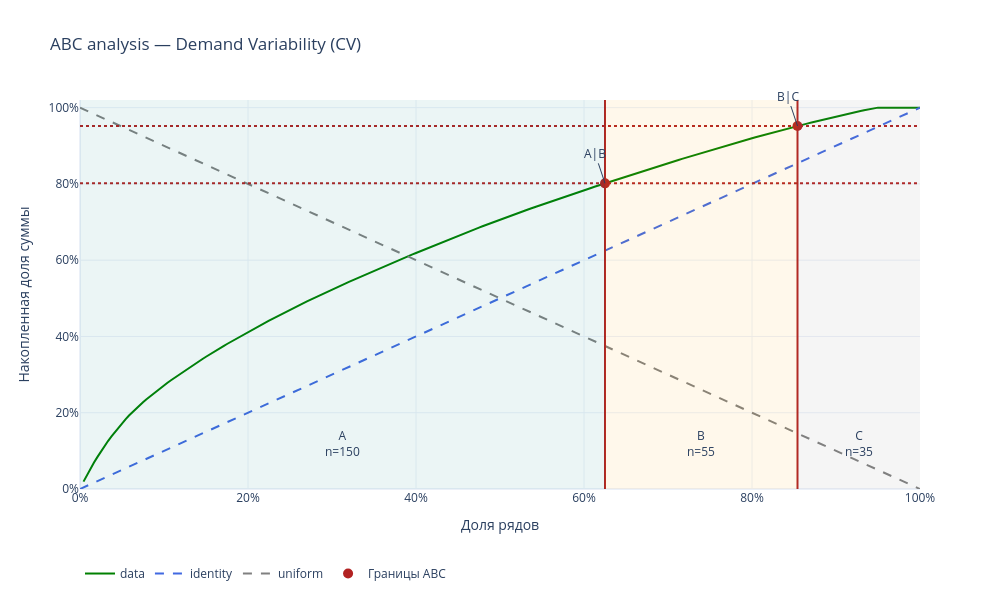

Source (notebook cell):
### Code cell
# 1.2

g = ts_retail.groupby(ts_id_columns)['demand']

mean_d = g.mean()
std_d  = g.std(ddof=0)

ts_cv_values = (std_d / mean_d.replace(0, np.nan)).replace([np.inf, -np.inf], np.nan).fillna(0)

# ABC-анализ + график
abc_var = abc_analysis(
    ts_cv_values.values,
    True,
    plot=True,
    title="ABC analysis — Demand Variability (CV)"
)

demand_var = ts_cv_values.reset_index(name='demand_cv')

# присваиваем группы A/B/C
demand_var['variability_group'] = 'C'
demand_var.loc[abc_var['A'], 'variability_group'] = 'A'
demand_var.loc[abc_var['B'], 'variability_group'] = 'B'


# присоединяем к исходным данным
ts_retail = ts_retail.merge(
    demand_var[ts_id_columns + ['demand_cv', 'variability_group']],
    on=ts_id_columns,
    how='left'
)

display(demand_var.head())
print(demand_var['variability_group'].value_counts())

### Figure 1 — Plotly figure (JSON) as saved in the notebook; plotly's stock layout.template omitted (floating-point values rounded to 4 significant figures; data arrays with more than 128 entries replaced by an {"elided": "..."} marker saying what was removed)
{"data": [{"line": {"color": "green"}, "mode": "lines", "name": "data", "type": "scatter", "x": {"elided": "240 float values"}, "y": {"elided": "240 float values"}}, {"line": {"color": "royalblue", "dash": "dash"}, "mode": "lines", "name": "identity", "type": "scatter", "x": [0, 1], "y": [0, 1]}, {"line": {"color": "gray", "dash": "dash"}, "mode": "lines", "name": "uniform", "type": "scatter", "x": [0, 1], "y": [1, 0]}, {"marker": {"color": "firebrick", "size": 10}, "mode": "markers", "name": "Границы ABC", "type": "scatter", "x": [0.625, 0.8542], "y": [0.8015, 0.9518]}], "layout": {"annotations": [{"ay": -30, "showarrow": true, "text": "A|B", "x": 0.625, "y": 0.8015}, {"ay": -30, "showarrow": true, "text": "B|C", "x": 0.8542, "y": 0.9518}, {"showarrow": false, "text": "A<br>n=150", "x": 0.3125, "y": 0.12}, {"showarrow": false, "text": "B<br>n=55", "x": 0.7396, "y": 0.12}, {"showarrow": false, "text": "C<br>n=35", "x": 0.9271, "y": 0.12}], "height": 600, "legend": {"orientation": "h", "y": -0.18}, "shapes": [{"line": {"color": "firebrick"}, "type": "line", "x0": 0.625, "x1": 0.625, "xref": "x", "y0": 0, "y1": 1, "yref": "y domain"}, {"line": {"color": "firebrick", "dash": "dot"}, "type": "line", "x0": 0, "x1": 1, "xref": "x domain", "y0": 0.8015, "y1": 0.8015, "yref": "y"}, {"line": {"color": "firebrick"}, "type": "line", "x0": 0.8542, "x1": 0.8542, "xref": "x", "y0": 0, "y1": 1, "yref": "y domain"}, {"line": {"color": "firebrick", "dash": "dot"}, "type": "line", "x0": 0, "x1": 1, "xref": "x domain", "y0": 0.9518, "y1": 0.9518, "yref": "y"}, {"fillcolor": "teal", "line": {"width": 0}, "opacity": 0.08, "type": "rect", "x0": 0, "x1": 0.625, "xref": "x", "y0": 0, "y1": 1, "yref": "y domain"}, {"fillcolor": "orange", "line": {"width": 0}, "opacity": 0.08, "type": "rect", "x0": 0.625, "x1": 0.8542, "xref": "x", "y0": 0, "y1": 1, "yref": "y domain"}, {"fillcolor": "gray", "line": {"width": 0}, "opacity": 0.08, "type": "rect", "x0": 0.8542, "x1": 1, "xref": "x", "y0": 0, "y1": 1, "yref": "y domain"}], "title": {"text": "ABC analysis — Demand Variability (CV)"}, "width": 1000, "xaxis": {"range": [0, 1], "tickformat": ".0%", "title": {"text": "Доля рядов"}}, "yaxis": {"range": [0, 1.02], "tickformat": ".0%", "title": {"text": "Накопленная доля суммы"}}}}
